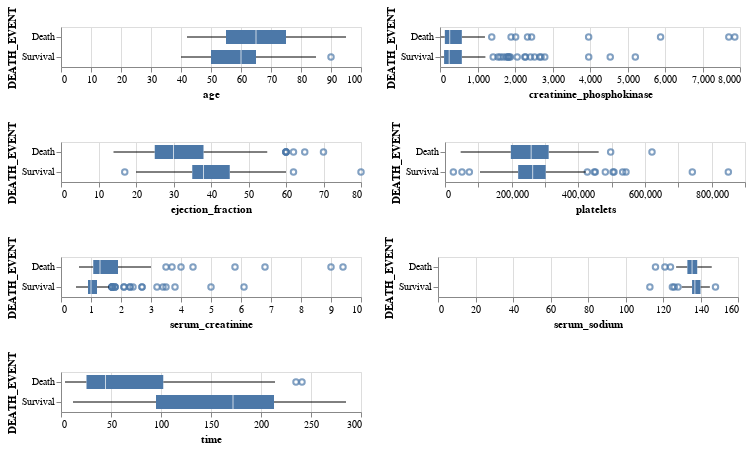

The notebook cell saved with this chart:
### Code cell
box1 = alt.Chart(df).mark_boxplot().encode(x=alt.X(alt.repeat("column"),type='quantitative'),y=alt.Y("DEATH_EVENT",type='nominal')).repeat(column=quantitative_columns[:2])
box2 = alt.Chart(df).mark_boxplot().encode(x=alt.X(alt.repeat("column"),type='quantitative'),y=alt.Y("DEATH_EVENT",type='nominal')).repeat(column=quantitative_columns[2:4])
box3 = alt.Chart(df).mark_boxplot().encode(x=alt.X(alt.repeat("column"),type='quantitative'),y=alt.Y("DEATH_EVENT",type='nominal')).repeat(column=quantitative_columns[4:6])
box4 = alt.Chart(df).mark_boxplot().encode(x=alt.X(alt.repeat("column"),type='quantitative'),y=alt.Y("DEATH_EVENT",type='nominal')).repeat(column=quantitative_columns[6:])

box1 & box2 & box3 & box4

### Figure 1 — Vega-Lite specification as saved in the notebook (floating-point values rounded to 4 significant figures; data arrays with more than 128 entries replaced by an {"elided": "..."} marker saying what was removed)
{"config": {"view": {"continuousWidth": 300, "continuousHeight": 300}}, "vconcat": [{"repeat": {"column": ["age", "creatinine_phosphokinase"]}, "spec": {"data": {"name": "data-31f258b70a0e70a309fbc426c1e19cbb"}, "mark": {"type": "boxplot"}, "encoding": {"x": {"field": {"repeat": "column"}, "type": "quantitative"}, "y": {"field": "DEATH_EVENT", "type": "nominal"}}}}, {"repeat": {"column": ["ejection_fraction", "platelets"]}, "spec": {"data": {"name": "data-31f258b70a0e70a309fbc426c1e19cbb"}, "mark": {"type": "boxplot"}, "encoding": {"x": {"field": {"repeat": "column"}, "type": "quantitative"}, "y": {"field": "DEATH_EVENT", "type": "nominal"}}}}, {"repeat": {"column": ["serum_creatinine", "serum_sodium"]}, "spec": {"data": {"name": "data-31f258b70a0e70a309fbc426c1e19cbb"}, "mark": {"type": "boxplot"}, "encoding": {"x": {"field": {"repeat": "column"}, "type": "quantitative"}, "y": {"field": "DEATH_EVENT", "type": "nominal"}}}}, {"repeat": {"column": ["time"]}, "spec": {"data": {"name": "data-31f258b70a0e70a309fbc426c1e19cbb"}, "mark": {"type": "boxplot"}, "encoding": {"x": {"field": {"repeat": "column"}, "type": "quantitative"}, "y": {"field": "DEATH_EVENT", "type": "nominal"}}}}], "$schema": "https://vega.github.io/schema/vega-lite/v5.8.0.json", "datasets": {"data-31f258b70a0e70a309fbc426c1e19cbb": {"elided": "299 records"}}}
